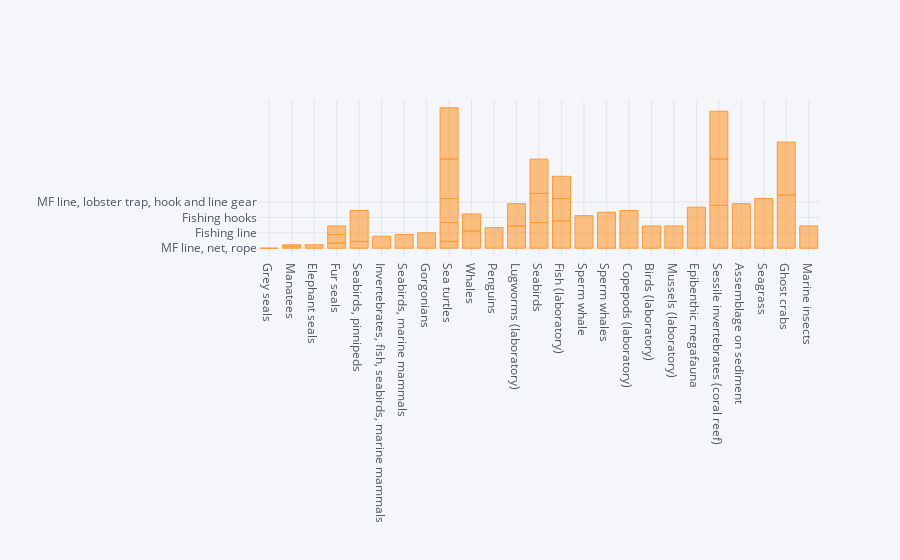

Notebook cell for this chart:
### Markdown cell above
## Bar Plots

### Code cell
df.iplot(kind='bar',x='Animal',y='Predominant debris type')

### Figure 1 — Plotly figure (JSON) as saved in the notebook; plotly's stock layout.template omitted (floating-point values rounded to 4 significant figures)
{"data": [{"marker": {"color": "rgba(255, 153, 51, 0.6)", "line": {"color": "rgba(255, 153, 51, 1.0)", "width": 1}}, "name": "Predominant debris type", "orientation": "v", "text": "", "type": "bar", "x": ["Grey seals", "Manatees", "Elephant seals", "Fur seals", "Seabirds, pinnipeds", "Fur seals", null, "Fur seals", "Invertebrates, fish, seabirds, marine mammals", "Seabirds, marine mammals", "Gorgonians", "Sea turtles", "Whales", "Whales", "Manatees", "Sea turtles", "Penguins", "Lugworms (laboratory)", "Sea turtles", "Seabirds", "Fish (laboratory)", null, "Seabirds", "Seabirds, pinnipeds", "Sperm whale", "Seabirds", "Sperm whales", "Copepods (laboratory)", "Fish (laboratory)", "Fish (laboratory)", "Birds (laboratory)", "Sea turtles", "Lugworms (laboratory)", "Mussels (laboratory)", "Epibenthic megafauna", "Sessile invertebrates (coral reef)", "Assemblage on sediment", "Sessile invertebrates (coral reef)", "Sessile invertebrates (coral reef)", "Seagrass", "Sea turtles", "Ghost crabs", "Ghost crabs", "Marine insects"], "y": ["MF line, net, rope", "MF line, bags, other debris", "MF line, fishing jigs", "Packing band, fishing gear, other debris", "Fishing gear", "Trawl netting, packing bands", "", "Trawl netting, packing bands", "Derelict gillnets", "Plastic, fishing line", "Fishing line", "Fishing gear", "Plastic line", "Plastic line", "MF line, bags, other debris", "MF line, fish hooks, other debris", "Plastic, fishing gear, other debris", "Microplastics", "Plastic bags, ropes", "Plastic particles, pellets", "Nanoparticles", "", "Plastic pellets, foam", "Fishing hooks", "Identifiable litter items", "Plastic fragments, pellets, identifiable litter", "Fishing gear, other debris", "Micro- and nanoplastics", "Microplastics", "Microplastics", "Microplastics", "Marine debris", "Microplastics", "Microplastics", "Plastic bottles, glass jars", "Lobster traps", "Plastic litter", "MF line, lobster trap, hook and line gear", "Hook and line gear", "Crab pots, tires, wood", "Waste, medical waste", "Beach litter, mostly plastic", "Beach litter, mostly plastic", "Microplastics"]}], "layout": {"legend": {"bgcolor": "#F5F6F9", "font": {"color": "#4D5663"}}, "paper_bgcolor": "#F5F6F9", "plot_bgcolor": "#F5F6F9", "title": {"font": {"color": "#4D5663"}}, "xaxis": {"gridcolor": "#E1E5ED", "showgrid": true, "tickfont": {"color": "#4D5663"}, "title": {"font": {"color": "#4D5663"}, "text": ""}, "zerolinecolor": "#E1E5ED"}, "yaxis": {"gridcolor": "#E1E5ED", "showgrid": true, "tickfont": {"color": "#4D5663"}, "title": {"font": {"color": "#4D5663"}, "text": ""}, "zerolinecolor": "#E1E5ED"}}}
